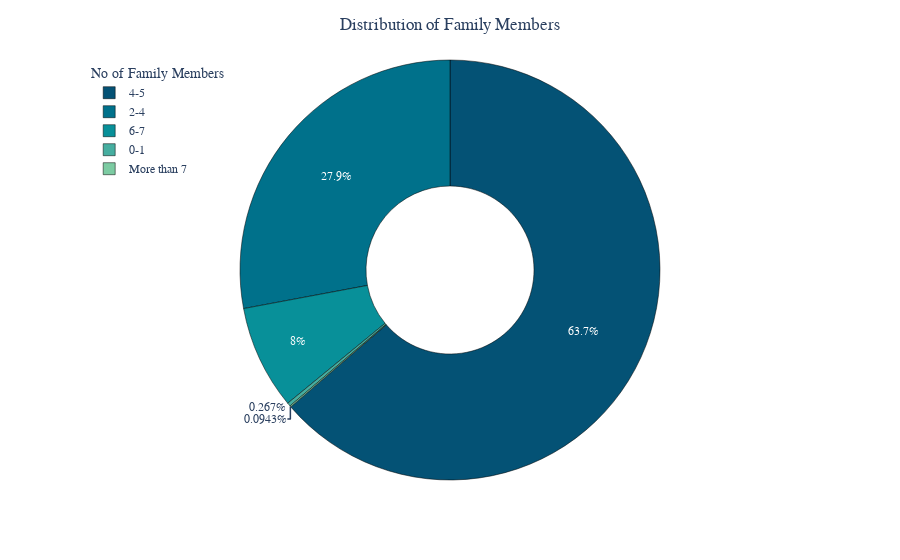

The code cell stored with this chart in its notebook:
### Code cell
familyMembersPie = px.pie(data_frame=projectedDataFrame, names=projectedDataFrame['family'].value_counts().index, 
             values = projectedDataFrame['family'].value_counts(),
             color_discrete_sequence=colorScheme,
             # height = 540,
             # width= 960,
             hole= 0.4)
familyMembersPie.update_traces(textinfo = 'percent', automargin= True,marker = {'line': {'width': 0.5, 'color': 'black'}})
familyMembersPie.update_layout(font= fontStyle, title= 'Distribution of Family Members', title_x= 0.5, legend= dict(title_text= 'No of Family Members', x= -0.05))
familyMembersPie.show()

### Figure 1 — Plotly figure (JSON) as saved in the notebook; plotly's stock layout.template omitted (floating-point values rounded to 4 significant figures)
{"data": [{"automargin": true, "domain": {"x": [0, 1], "y": [0, 1]}, "hole": 0.4, "hovertemplate": "label=%{label}<br>value=%{value}<extra></extra>", "labels": ["4-5", "2-4", "6-7", "0-1", "More than 7"], "legendgroup": "", "marker": {"line": {"color": "black", "width": 0.5}}, "name": "", "showlegend": true, "textinfo": "percent", "type": "pie", "values": [4053, 1778, 509, 17, 6]}], "layout": {"autosize": true, "font": {"family": "Times New Roman"}, "legend": {"title": {"text": "No of Family Members"}, "tracegroupgap": 0, "x": -0.05, "y": 1}, "margin": {"t": 60}, "piecolorway": ["rgb(4, 82, 117)", "rgb(0, 113, 139)", "rgb(8, 144, 153)", "rgb(70, 174, 160)", "rgb(124, 203, 162)", "rgb(183, 230, 165)", "rgb(247, 254, 174)"], "title": {"text": "Distribution of Family Members", "x": 0.5}}}
